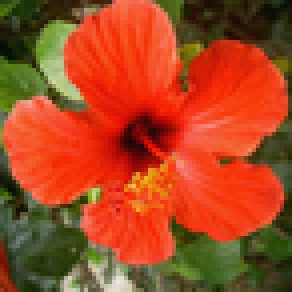
#> input picture Sample images/flower.png, 73 x 73 px, shrunk from 256 x 256 before the run, given in place of autumn-goodman.jpg, which was not available (shown 4 times larger)
$ jupyter execute 'Factors that influence noise.ipynb'   (shell and % lines are left out)   (text cells are left out)
#> lines starting #> are read from the running program, lines starting #| are printed output that depends on the picture; long printed decimals are rounded; pictures that were not available may be replaced by others from this repository, and a replacement may not be noted
[cell 1]
from sklearn.datasets import fetch_lfw_people
from matplotlib import pyplot as plt
from matplotlib.pyplot import imread
import seaborn as sns
import numpy as np
import math
import pandas as pd
import statistics
import scipy

[cell 2]
# Função que adiciona ruído às imagens
def add_noise(sigma, bw_img):
    """Adiciona ruído a uma imagem em escala de cinza com valores entre 0 e 1"""
    sh = bw_img.shape
    noise = np.random.normal(0, sigma, sh)
    newgray = bw_img + noise
    #np.clip(newgray, 0, 1) # quando faço isso ela deixa de ser normal!!!
    # vou parar de clipar.
    return newgray

# Função que transforma imagem em preto e branco
def rgb2gray(rgb):
    return np.dot(rgb[...,:3], [0.2989, 0.5870, 0.1140])

[cell 3]
from google.colab import drive
drive.mount('/content/gdrive')

[cell 4]
im = imread("/content/gdrive/My Drive/Colab_Notebooks/autumn-goodman.jpg") # 3648 x 5472
#> im is the input picture: shape (73, 73, 3) float32; mean R, G, B 0.651, 0.281, 0.128
im2 = imread("/content/gdrive/My Drive/Colab_Notebooks/apple.jpg") # 900 x 900
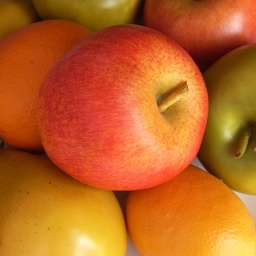
#> input picture Sample images/apple.jpg, 256 x 256 px, shrunk from 900 x 900 before the run, found by its file name
#> im2 is the input picture: shape (256, 256, 3); mean R, G, B 188.1, 98.8, 34.1
im3 = imread("/content/gdrive/My Drive/Colab_Notebooks/blackhole.jpg") # 225 x 225
im4 = imread("/content/gdrive/My Drive/Colab_Notebooks/petermcnamee.jpg") # 256 x 256
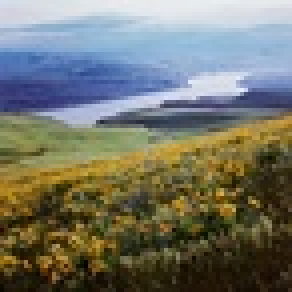
#> input picture Sample images/petermcnamee.jpg, 73 x 73 px, shrunk from 256 x 256 before the run, found by its file name (shown 4 times larger)
#> im4 is the input picture: shape (73, 73, 3); mean R, G, B 115.7, 116.9, 105.1

[cell 5]
gray = rgb2gray(im) # Passa para escala de cinza
#> in rgb2gray, `return np.dot(rgb[...,:3], [0.2989, 0.5870, 0.1140])`:
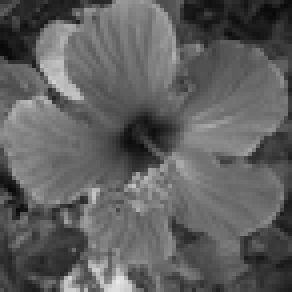
#> returned value: shape (73, 73) float64 (shown 4 times larger); min 0.0339, max 0.913, mean 0.374
valormaximo = np.amax(gray)
#> valormaximo = 0.913
gray = gray/valormaximo # Deixa entre 0 e 1

[cell 6]
# Normalizando as outras imagens
gray2 = rgb2gray(im2) # Passa para escala de cinza
#> in rgb2gray (call 2), `return np.dot(rgb[...,:3], [0.2989, 0.5870, 0.1140])`:
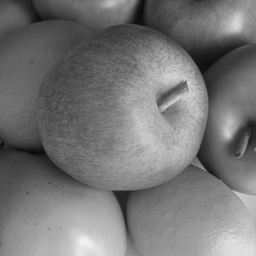
#> returned value: shape (256, 256) float64; min 10.14, max 242.8, mean 118.1
valormaximo = np.amax(gray2)
#> valormaximo = 242.8
gray2 = gray2/valormaximo # Deixa entre 0 e 1
gray3 = rgb2gray(im3) # Passa para escala de cinza
valormaximo = np.amax(gray3)
gray3 = gray3/valormaximo # Deixa entre 0 e 1
gray4 = rgb2gray(im4) # Passa para escala de cinza
#> in rgb2gray (call 4), `return np.dot(rgb[...,:3], [0.2989, 0.5870, 0.1140])`:
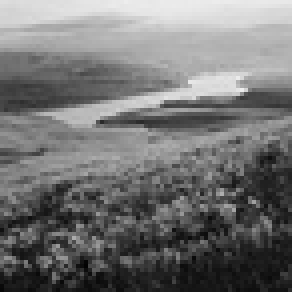
#> returned value: shape (73, 73) float64 (shown 4 times larger); min 2.38, max 237.2, mean 115.2
valormaximo = np.amax(gray4)
#> valormaximo = 237.2
gray4 = gray4/valormaximo # Deixa entre 0 e 1

[cell 7]
print("Imagem 1")
print(f"Tamanho: {gray.shape[0]}x{gray.shape[1]}")
#| Tamanho: 73x73
print(f"Média dos valores dos pixels: {np.mean(gray)}")
#| Média dos valores dos pixels: 0.4098
print(f"Mediana dos valores dos pixels: {np.median(gray)}")
#| Mediana dos valores dos pixels: 0.4354
print(f"Desvio padrão dos valores dos pixels: {np.std(gray)}")
#| Desvio padrão dos valores dos pixels: 0.1573
print(f"Outras estatísticas: \n{scipy.stats.describe(gray.flatten())}")
#| Outras estatísticas:
#| DescribeResult(nobs=5329, minmax=(0.03708, 1.0), mean=0.4098, variance=0.02474, skewness=-0.0453, kurtosis=-0.02636)

print("\n----------")
print("Imagem 2")
print(f"Tamanho: {gray2.shape[0]}x{gray2.shape[1]}")
#| Tamanho: 256x256
print(f"Média dos valores dos pixels: {np.mean(gray2)}")
#| Média dos valores dos pixels: 0.4863
print(f"Mediana dos valores dos pixels: {np.median(gray2)}")
#| Mediana dos valores dos pixels: 0.4655
print(f"Desvio padrão dos valores dos pixels: {np.std(gray2)}")
#| Desvio padrão dos valores dos pixels: 0.1806
print(f"Outras estatísticas: \n{scipy.stats.describe(gray2.flatten())}")
#| Outras estatísticas:
#| DescribeResult(nobs=65536, minmax=(0.04176, 1.0), mean=0.4863, variance=0.03263, skewness=0.2103, kurtosis=-0.5654)

print("\n----------")
print("Imagem 3")
print(f"Tamanho: {gray3.shape[0]}x{gray3.shape[1]}")
#| Tamanho: 256x256
print(f"Média dos valores dos pixels: {np.mean(gray3)}")
#| Média dos valores dos pixels: 0.4863
print(f"Mediana dos valores dos pixels: {np.median(gray3)}")
#| Mediana dos valores dos pixels: 0.4655
print(f"Desvio padrão dos valores dos pixels: {np.std(gray3)}")
#| Desvio padrão dos valores dos pixels: 0.1806
print(f"Outras estatísticas: \n{scipy.stats.describe(gray3.flatten())}")
#| Outras estatísticas:
#| DescribeResult(nobs=65536, minmax=(0.04176, 1.0), mean=0.4863, variance=0.03263, skewness=0.2103, kurtosis=-0.5654)

print("\n----------")
print("Imagem 4")
print(f"Tamanho: {gray4.shape[0]}x{gray4.shape[1]}")
#| Tamanho: 73x73
print(f"Média dos valores dos pixels: {np.mean(gray4)}")
#| Média dos valores dos pixels: 0.4857
print(f"Mediana dos valores dos pixels: {np.median(gray4)}")
#| Mediana dos valores dos pixels: 0.4731
print(f"Desvio padrão dos valores dos pixels: {np.std(gray4)}")
#| Desvio padrão dos valores dos pixels: 0.2563
print(f"Outras estatísticas: \n{scipy.stats.describe(gray4.flatten())}")
#| Outras estatísticas:
#| DescribeResult(nobs=5329, minmax=(0.01003, 1.0), mean=0.4857, variance=0.06569, skewness=0.1883, kurtosis=-1.022)

### Imagens
figures, axes = plt.subplots(1, 4, figsize=(15,15))
axes[0].imshow(gray, cmap='gray')
axes[0].set_title('Imagem 1')
axes[1].imshow(gray2, cmap='gray')
axes[1].set_title('Imagem 2')
axes[2].imshow(gray3, cmap='gray')
axes[2].set_title('Imagem 3')
axes[3].imshow(gray4, cmap='gray')
axes[3].set_title('Imagem 4')

[cell 8]
scipy.stats.kurtosistest(gray.flatten())
scipy.stats.skewtest(gray.flatten())
#> Out = (-1.35, 0.177)

[cell 9]
# Histogramas

sns.distplot(gray.flatten(), label = "Imagem 1")
sns.distplot(gray2.flatten(), label = "Imagem 2")
sns.distplot(gray3.flatten(), label = "Imagem 3")
sns.distplot(gray4.flatten(), label = "Imagem 4")
plt.legend()
plt.show()
#> figure, not shown here; tallest bar 3.69 high, from x = 0.46 to 0.483; tallest bar 2.47 high, from x = 0.406 to 0.425; tallest bar 2.47 high, from x = 0.406 to 0.425; curve peaks at x = 0.476, y = 3.23

# plt.savefig('asd.png', dpi = 200) # nao tá salvando nada

[cell 10]
# Criar listas de sigmas que quer testar
sigma_list = (0.01, 0.1, 0.25, 0.5, 0.75, 0.8, 0.9, 1, 2, 3)
sigma_list = np.linspace(0.01, 0.2, 5)


quantos_sigmas = len(sigma_list)
x = [0 for x in range(quantos_sigmas)]

[cell 11]
for i in range(quantos_sigmas):
  x[i] = add_noise(sigma_list[i], gray)
#> after the loop, x = 5 items

[cell 12]
figures, axes = plt.subplots(1, quantos_sigmas, sharex=True, sharey=True, figsize=(30,30))
for i in range(quantos_sigmas):
  axes[i].imshow(x[i], cmap='gray')
  axes[i].set_title(f"sigma = {sigma_list[i]}")

[cell 13]
# Criar listas de sigmas que quer testar
#sigma_list = (0.01, 0.1, 0.25, 0.5, 0.75, 0.8, 0.9, 1, 2, 3) # Essa img já começa a desaparecer com sigma 0.5
sigma_list = np.linspace(0.01, 0.3, 5)


quantos_sigmas = len(sigma_list)
x = [0 for x in range(quantos_sigmas)]
#> x = [0, 0, 0, 0, 0]

for i in range(quantos_sigmas):
  x[i] = add_noise(sigma_list[i], gray2)
#> this loop made 5 passes
#> pass 1, in add_noise (call 6), `noise = np.random.normal(0, sigma, sh)`:
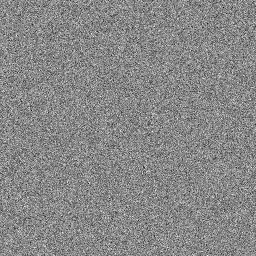
#> noise: shape (256, 256) float64; min -0.0485, max 0.0424, mean 1.13e-05; drawn with min black and max white
#> after the loop, x = 5 items

figures, axes = plt.subplots(1, quantos_sigmas, sharex=True, sharey=True, figsize=(20,20))
for i in range(quantos_sigmas):
  axes[i].imshow(x[i], cmap='gray')
  axes[i].set_title(f"sigma = {sigma_list[i]}")
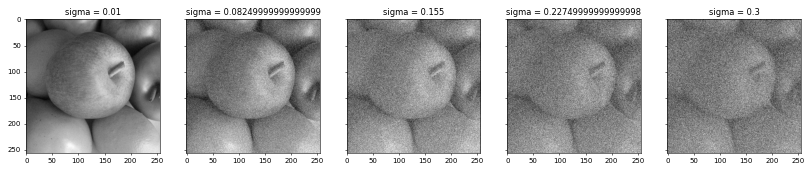
#> figure drawn by matplotlib, 5 panels

[cell 14]
# Criar listas de sigmas que quer testar
sigma_list = (0.01, 0.1, 0.25, 0.5, 0.75, 0.8, 0.9, 1, 2, 3) # Essa img já começa a desaparecer com sigma 1
#sigma_list = np.linspace(0.01, 0.3, 5)


quantos_sigmas = len(sigma_list)
x = [0 for x in range(quantos_sigmas)]
#> x = [0, 0, 0, 0, 0, 0, 0, 0, 0, 0]

for i in range(quantos_sigmas):
  x[i] = add_noise(sigma_list[i], gray3)
#> after the loop, x = 10 items

figures, axes = plt.subplots(1, quantos_sigmas, sharex=True, sharey=True, figsize=(20,20))
for i in range(quantos_sigmas):
  axes[i].imshow(x[i], cmap='gray')
  axes[i].set_title(f"sigma = {sigma_list[i]}")
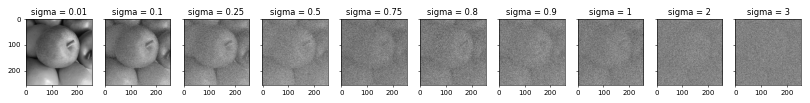
#> figure drawn by matplotlib, 10 panels

[cell 15]
# Criar listas de sigmas que quer testar
sigma_list = (0.01, 0.1, 0.25, 0.5, 0.75, 0.8, 0.9, 1, 2, 3) # Essa img já começa a desaparecer com sigma 0.25
#sigma_list = np.linspace(0.01, 0.3, 5)


quantos_sigmas = len(sigma_list)
x = [0 for x in range(quantos_sigmas)]
#> x = [0, 0, 0, 0, 0, 0, 0, 0, 0, 0]

for i in range(quantos_sigmas):
  x[i] = add_noise(sigma_list[i], gray4)
#> after the loop, x = 10 items

figures, axes = plt.subplots(1, quantos_sigmas, sharex=True, sharey=True, figsize=(20,20))
for i in range(quantos_sigmas):
  axes[i].imshow(x[i], cmap='gray')
  axes[i].set_title(f"sigma = {sigma_list[i]}")

[cell 16]
sns.distplot(gray3.flatten(), label = "Original", color = '#70a7ff', hist = False).set_title('Blackhole')
sns.distplot(add_noise(0.1, gray3).flatten(), label = r'$\sigma=0.1$', color = '#3a6cbd', hist = False)
sns.distplot(add_noise(0.25, gray3).flatten(), label = r'$\sigma=0.25$', color='#30528a', hist = False)
sns.distplot(add_noise(0.5, gray3).flatten(), label = r'$\sigma=0.5$', color= '#243d66', hist = False)
#> in add_noise (call 33), `newgray = bw_img + noise`:
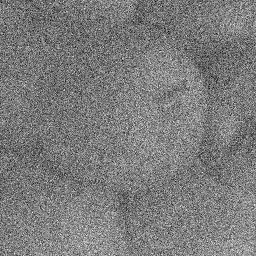
#> newgray: shape (256, 256) float64; min -1.71, max 2.8, mean 0.488; drawn with min black and max white
ax = plt.axes()
ax.set_ylim(0, 5)
plt.legend()
plt.show()
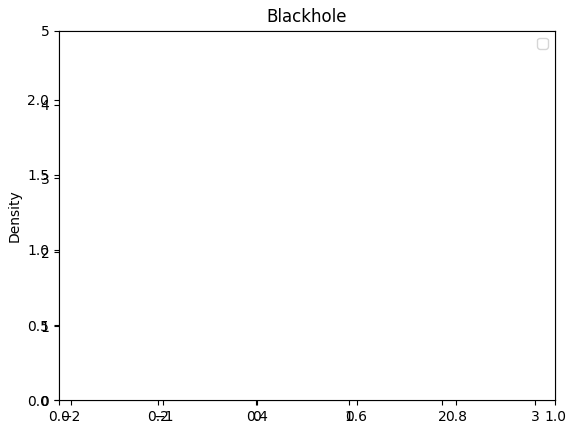
#> figure drawn by matplotlib, 1 panel; curve peaks at x = 0.405, y = 2.34; curve peaks at x = 0.436, y = 1.86; curve peaks at x = 0.486, y = 1.27
